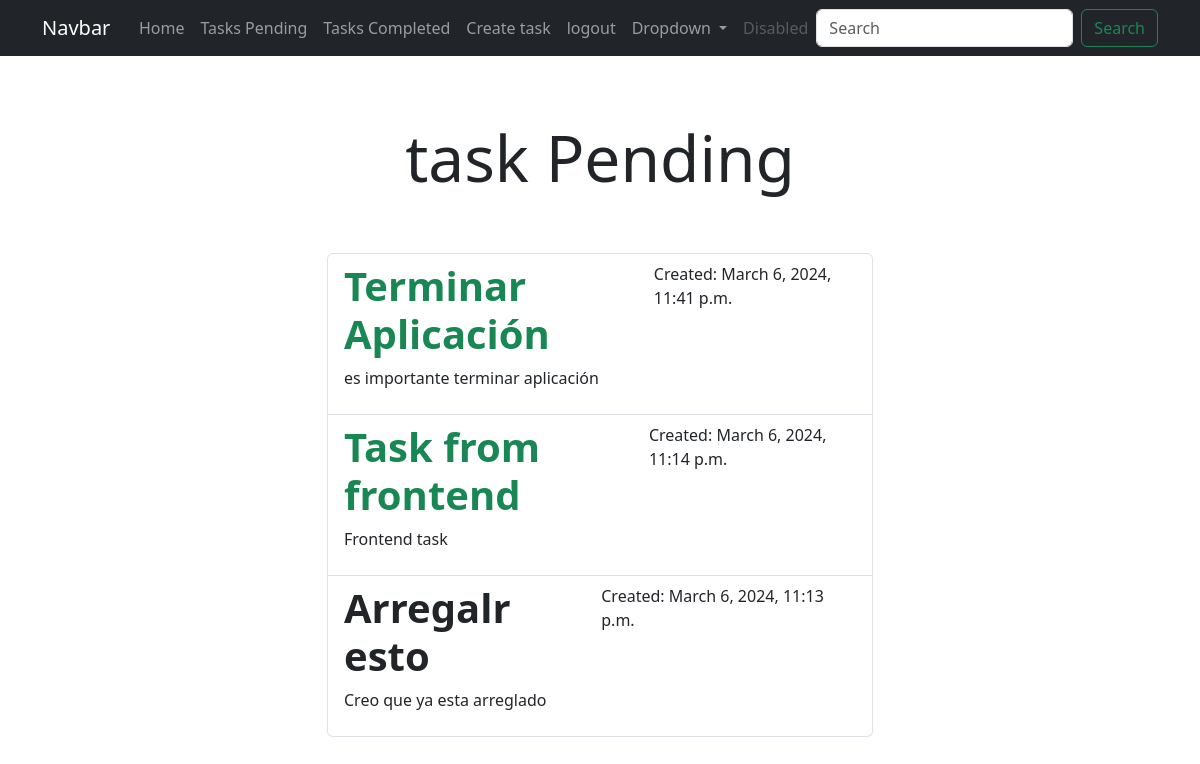
The page /tasks/ (signed in) on the database as committed earlier.
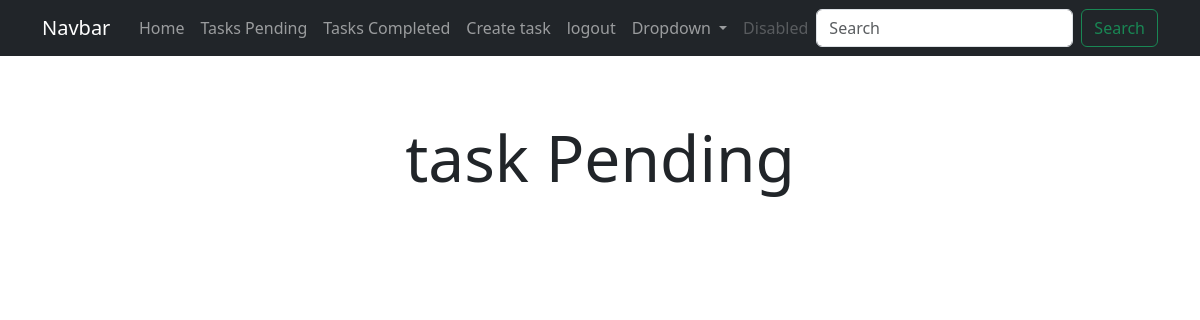
The same page on the database as committed later.
### tasks/models.py (models this page shows, shortened)
class Task(models.Model):
    title = models.CharField(max_length=100) # max length of 100 characters
    description = models.TextField(blank=True) # blank and null are optional
    created  = models.DateTimeField(auto_now_add=True) # auto_now_add is the date and time of creation
    datecompleted = models.DateTimeField(null=True, blank=True) # null and blank are optional
    important = models.BooleanField(default=False) # default is false
    user = models.ForeignKey(User, on_delete= models.CASCADE) # on_delete is what happens when the user is deleted

### tasks/views.py (the view)
# urls.py: path("tasks/", views.tasks, name="tasks"),
@login_required
def tasks(request):
    tasks = Task.objects.filter(user=request.user, datecompleted__isnull=True).order_by("-created")
    return render(request, "tasks.html", {"tasks": tasks})

### tasks/templates/tasks.html (shortened to what this page needs)
{% extends "base.html" %}
{% block content %}
<main class="container">
    <div class="row">
        <div class="col-md-6 offset-md-3">
            <h1 class="text-center display-3 py-5"> task Pending </h1>
            <ul class="list-group">
                {% for task in tasks %}
                <a class="list-group-item" href="{% url 'task_detail' task.id %}">
                    <header class="d-flex justify-content-between">
                        {% if task.important %}
                        <h1 class="fw-bold text-success"> {{ task.title }}</h1>
                        <p>Created: {{task.created}}</p>
                        {% else %}
                        <h1 class="fw-bold"> {{ task.title }}</h1>
                        <p>Created: {{task.created}}</p>
                        {% endif %}
                    </header>
                    <p>{{task.description}}</p>
                </a>
                {% endfor %}
            </ul>
        </div>
    </div>
</main>
{% endblock content %}

### tasks/templates/base.html (shortened to what this page needs)
<!DOCTYPE html>
<html lang="en">
<head>
    <link rel="stylesheet" href="https://cdn.jsdelivr.net/npm/bootstrap@5.3.3/dist/css/bootstrap.min.css">
</head>
<body>
    <nav class="navbar navbar-expand-lg  bg-dark navbar-dark">
        <div class="container">
            <a class="navbar-brand" href="#">Navbar</a>
            <div class="collapse navbar-collapse" id="navbarSupportedContent">
                <ul class="navbar-nav ms-auto mb-2 mb-lg-0">
                    <li class="nav-item" >
                        <a class="nav-link" href="/">Home </a>
                    </li>
                    {% if user.is_authenticated %}
                    <li class="nav-item" >
                        <a class="nav-link" href="{% url 'tasks' %}">Tasks Pending</a>
                    </li>
                    <li class="nav-item" >
                        <a class="nav-link" href="{% url 'tasks_completed' %}">Tasks Completed</a>
                    </li>
                    <li class="nav-item" >
                        <a class="nav-link" href="/tasks/create">Create task</a>
                    </li>
                    <li class="nav-item" >
                        <a class="nav-link" href="/logout">logout</a>
                    </li>
                    {% endif %}
                    <li class="nav-item dropdown">
                        <a class="nav-link dropdown-toggle" href="#" role="button" data-bs-toggle="dropdown"
                            aria-expanded="false">
                            Dropdown
                        </a>
                    </li>
                    <li class="nav-item">
                        <a class="nav-link disabled" aria-disabled="true">Disabled</a>
                    </li>
                </ul>
                <form class="d-flex" role="search">
                    <input class="form-control me-2" type="search" placeholder="Search" aria-label="Search">
                    <button class="btn btn-outline-success" type="submit">Search</button>
                </form>
            </div>
        </div>
    </nav>
    {% block content %}
    {% endblock %}
</body>
</html>

Rows that differ between the two databases and show on the page:
no longer on this page (row edited): Task: title "Terminar Aplicación", created "March 6, 2024, 11:41 p.m.", description "es importante terminar aplicación"
removed Task: title "Task from frontend", created "March 6, 2024, 11:14 p.m.", description "Frontend task"
removed Task: title "Arregalr esto", created "March 6, 2024, 11:13 p.m.", description "Creo que ya esta arreglado"
